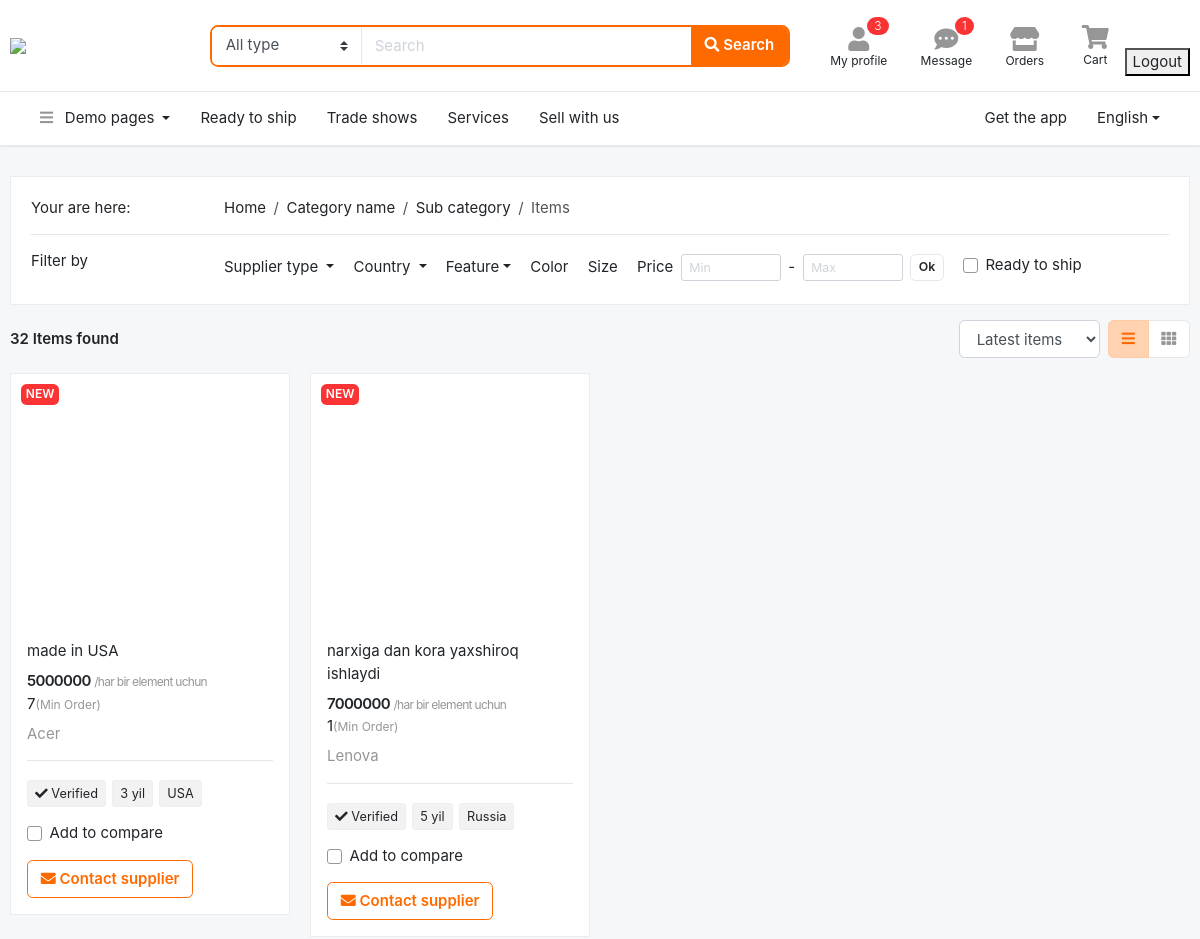
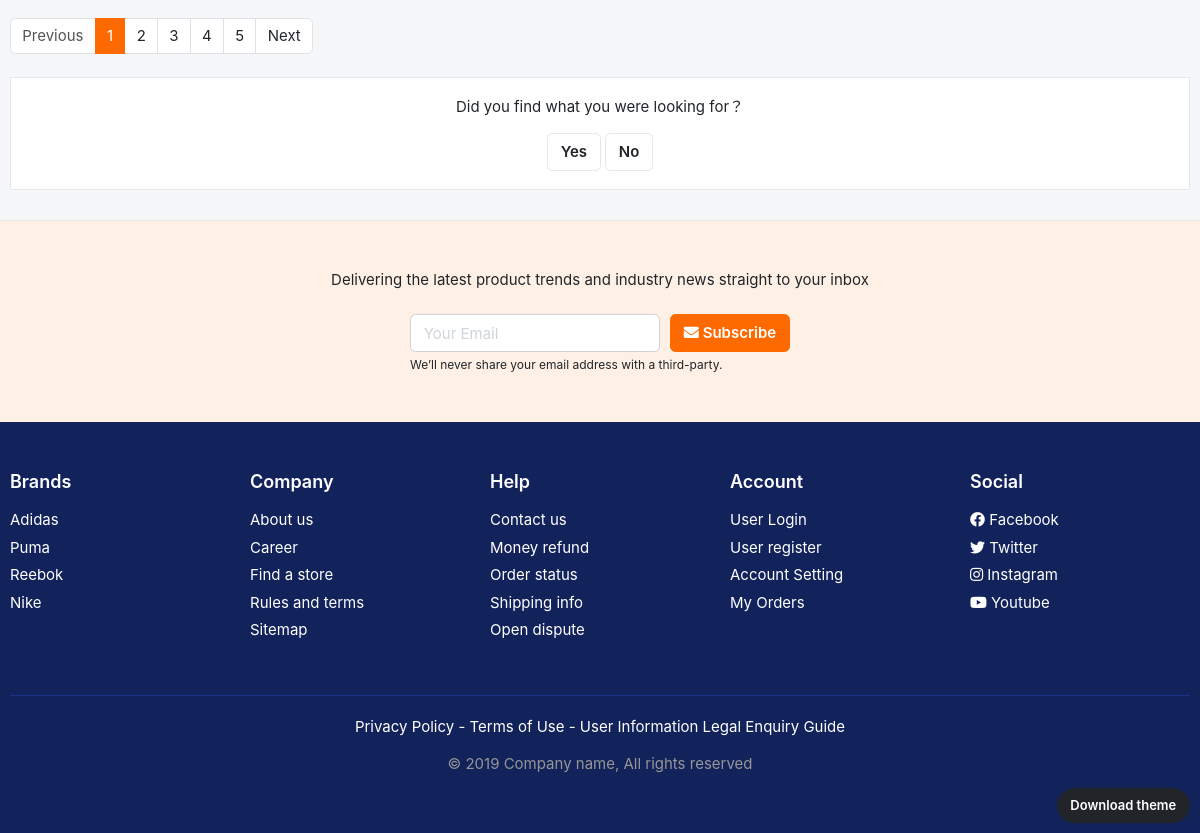
Screenshot of /asosiy/1/mahsulotlar/ (signed in) with the database file from the repository (2 pictures, top to bottom).
### asosiy/models.py (models this page shows, shortened)
class Mahsulot(models.Model):
    nom = models.CharField(max_length=50)
    narx = models.PositiveSmallIntegerField()
    min_miqdor = models.PositiveSmallIntegerField(default=1)
    bolim = models.ForeignKey(Bolim, on_delete=models.CASCADE)
    davlat = models.CharField(max_length=60)
    brend = models.CharField(max_length=60)
    yetkazish = models.CharField(max_length=60)
    mavjud = models.BooleanField(default=True)
    matn = models.TextField()
    kafolat = models.CharField(max_length=50)
    chegirma = models.PositiveSmallIntegerField(default=0)

### asosiy/views.py (the view)
# urls.py: path('<int:pk>/mahsulotlar/', MahsulotlarView.as_view(), name='mahsulotlar'),
class MahsulotlarView(View):
    def get(self, request, pk):
        if request.user.is_authenticated:
            content = {
                'mahsulotlar': Mahsulot.objects.filter(bolim__id=pk),
            }
            return render(request, 'page-listing-grid.html', content)
        return redirect('/')

### templates/page-listing-grid.html (shortened to what this page needs)
{% extends 'header.html' %}
{%block content %}
<section class="section-content padding-y">
<div class="container">
<div class="card mb-3">
	<div class="card-body">
<div class="row">
	<div class="col-md-2"> Your are here: </div>
	<nav class="col-md-8">
	<ol class="breadcrumb">
	    <li class="breadcrumb-item"><a href="#">Home</a></li>
	    <li class="breadcrumb-item"><a href="#">Category name</a></li>
	    <li class="breadcrumb-item"><a href="#">Sub category</a></li>
	    <li class="breadcrumb-item active" aria-current="page">Items</li>
	</ol>
	</nav>
</div>
<hr>
<div class="row">
	<div class="col-md-2">Filter by</div>
	<div class="col-md-10">
		<ul class="list-inline">
		  <li class="list-inline-item mr-3 dropdown"><a href="#" class="dropdown-toggle" data-toggle="dropdown">   Supplier type </a>
	      </li>
	      <li class="list-inline-item mr-3 dropdown">
	      	<a href="#" class="dropdown-toggle" data-toggle="dropdown">  Country </a>
	      </li>
		  <li class="list-inline-item mr-3 dropdown">
		  	<a href="#" class="dropdown-toggle" data-toggle="dropdown">Feature</a>
		  </li>
		  <li class="list-inline-item mr-3"><a href="#">Color</a></li>
		  <li class="list-inline-item mr-3"><a href="#">Size</a></li>
		  <li class="list-inline-item mr-3">
		  	<div class="form-inline">
		  		<label class="mr-2">Price</label>
				<input class="form-control form-control-sm" placeholder="Min" type="number">
					<span class="px-2"> - </span>
				<input class="form-control form-control-sm" placeholder="Max" type="number">
				<button type="submit" class="btn btn-sm btn-light ml-2">Ok</button>
			</div>
		  </li>
		  <li class="list-inline-item mr-3">
		  	<label class="custom-control mt-1 custom-checkbox">
			  <div class="custom-control-label">Ready to ship
			  </div>
			</label>
		  </li>
		</ul>
	</div>
</div>
	</div>
</div>
<header class="mb-3">
		<div class="form-inline">
			<strong class="mr-md-auto">32 Items found </strong>
			<select class="mr-2 form-control">
				<option>Latest items</option>
			</select>
			<div class="btn-group">
				<a href="page-listing-grid.html" class="btn btn-light active" data-toggle="tooltip" title="List view">
					<i class="fa fa-bars"></i></a>
				<a href="page-listing-large.html" class="btn btn-light" data-toggle="tooltip" title="Grid view">
					<i class="fa fa-th"></i></a>
			</div>
		</div>
</header>
<div class="row">
	{% for i in mahsulotlar %}
	<div class="col-md-3">
		<figure class="card card-product-grid">
			<div class="img-wrap">
				<span class="badge badge-danger"> NEW </span>
			</div>
			<figcaption class="info-wrap">
					<a href="#" class="title mb-2">{{i.matn}}</a>
					<div class="price-wrap">
						<span class="price">{{i.narx}}</span>
						<small class="text-muted">/har bir element uchun</small>
					</div>
					<p class="mb-2">{{i.min_miqdor}}<small class="text-muted">(Min Order)</small></p>
					<p class="text-muted ">{{i.brend}}</p>
					<hr>
					<p class="mb-3">
						<span class="tag"> <i class="fa fa-check"></i> Verified</span>
						<span class="tag">{{i.kafolat}}</span>
						<span class="tag">{{i.davlat}}</span>
					</p>
					<label class="custom-control mb-3 custom-checkbox">
					  <div class="custom-control-label">Add to compare
					  </div>
					</label>
					<a href="#" class="btn btn-outline-primary"> <i class="fa fa-envelope"></i> Contact supplier </a>
			</figcaption>
		</figure>
	</div>
	{%endfor%}
</div>
<nav class="mb-4" aria-label="Page navigation sample">
  <ul class="pagination">
    <li class="page-item disabled"><a class="page-link" href="#">Previous</a></li>
    <li class="page-item active"><a class="page-link" href="#">1</a></li>
    <li class="page-item"><a class="page-link" href="#">2</a></li>
    <li class="page-item"><a class="page-link" href="#">3</a></li>
    <li class="page-item"><a class="page-link" href="#">4</a></li>
    <li class="page-item"><a class="page-link" href="#">5</a></li>
    <li class="page-item"><a class="page-link" href="#">Next</a></li>
  </ul>
</nav>
<div class="box text-center">
	<p>Did you find what you were looking for？</p>
	<a href="" class="btn btn-light">Yes</a>
	<a href="" class="btn btn-light">No</a>
</div>
</div>
</section>
<section class="padding-y-lg bg-light border-top">
<div class="container">
<p class="pb-2 text-center">Delivering the latest product trends and industry news straight to your inbox</p>
<div class="row justify-content-md-center">
	<div class="col-lg-4 col-sm-6">
<form class="form-row">
		<div class="col-8">
		<input class="form-control" placeholder="Your Email" type="email">
		</div>
		<div class="col-4">
		<button type="submit" class="btn btn-block btn-warning"> <i class="fa fa-envelope"></i> Subscribe </button>
		</div>
</form>
<small class="form-text">We’ll never share your email address with a third-party. </small>
	</div>
</div>
</div>
</section>
<footer class="section-footer bg-secondary">
	<div class="container">
		<section class="footer-top padding-y-lg text-white">
			<div class="row">
				<aside class="col-md col-6">
					<h6 class="title">Brands</h6>
					<ul class="list-unstyled">
						<li> <a href="#">Adidas</a></li>
						<li> <a href="#">Puma</a></li>
						<li> <a href="#">Reebok</a></li>
						<li> <a href="#">Nike</a></li>
					</ul>
				</aside>
				<aside class="col-md col-6">
					<h6 class="title">Company</h6>
					<ul class="list-unstyled">
						<li> <a href="#">About us</a></li>
						<li> <a href="#">Career</a></li>
						<li> <a href="#">Find a store</a></li>
						<li> <a href="#">Rules and terms</a></li>
						<li> <a href="#">Sitemap</a></li>
					</ul>
				</aside>
				<aside class="col-md col-6">
					<h6 class="title">Help</h6>
					<ul class="list-unstyled">
						<li> <a href="#">Contact us</a></li>
						<li> <a href="#">Money refund</a></li>
						<li> <a href="#">Order status</a></li>
						<li> <a href="#">Shipping info</a></li>
						<li> <a href="#">Open dispute</a></li>
					</ul>
				</aside>
				<aside class="col-md col-6">
					<h6 class="title">Account</h6>
					<ul class="list-unstyled">
						<li> <a href="#"> User Login </a></li>
						<li> <a href="#"> User register </a></li>
						<li> <a href="#"> Account Setting </a></li>
						<li> <a href="#"> My Orders </a></li>
					</ul>
				</aside>
				<aside class="col-md">
					<h6 class="title">Social</h6>
					<ul class="list-unstyled">
						<li><a href="#"> <i class="fab fa-facebook"></i> Facebook </a></li>
						<li><a href="#"> <i class="fab fa-twitter"></i> Twitter </a></li>
						<li><a href="#"> <i class="fab fa-instagram"></i> Instagram </a></li>
						<li><a href="#"> <i class="fab fa-youtube"></i> Youtube </a></li>
					</ul>
				</aside>
			</div>
		</section>
		<section class="footer-bottom text-center">
				<p class="text-white">Privacy Policy - Terms of Use - User Information Legal Enquiry Guide</p>
				<p class="text-muted"> &copy 2019 Company name, All rights reserved </p>
				<br>
		</section>
	</div>
</footer>
{%endblock%}

### static/css/ui.css (style rules this page uses)
html { font-family:'Inter', sans-serif;font-size:15px }
.img-wrap { text-align:center;display:block }
.price-wrap { letter-spacing:-0.7px }
.padding-y { padding-top:30px;padding-bottom:30px }
.padding-y-lg { padding-top:48px;padding-bottom:48px }
figure { margin-bottom:0 }
.section-footer ul li { margin-bottom:5px }
.section-footer ul a { color:inherit }
.section-footer .title { font-weight:600;margin-bottom:16px;font-size:18px }
.footer-bottom { padding-top:20px;padding-bottom:20px;border-top:1px solid #1a3286 }
.btn-light { background-color:#fff;border-color:#e5e7ea }
.btn-light i { color:#969696 }
.btn-light.active i { color:#ff6a00 }
.list-inline { margin-bottom:0 }
.list-inline-item { vertical-align:middle }
[class*="list-"] li:after { visibility:hidden;display:block;content:"";overflow:hidden;height:0;clear:both }
[class*='card-product'] a.title { color:#212529;display:block }
[class*='card-product'] .img-wrap .badge { top:10px;left:10px;position:absolute }
[class*='card-product'] p { margin-bottom:0 }
[class*='card-product'] .img-wrap { overflow:hidden;position:relative }
.card-product-grid { margin-bottom:20px }
.card-product-grid .img-wrap { height:250px }
.card-product-grid .info-wrap { overflow:hidden;padding:16px }
.card .img-wrap { overflow:hidden }
.tag { display:inline-block;padding:3px 7px;background:#f2f2f2;border:1px solid #eee;border-radius:3px;margin-top:4px;margin-right:2px;font-size:85% }
.price { font-weight:600;color:#212529 }
.box { padding:18px;background:#fff;border:1px solid #e5e7ea }
.form-inline input[type='number'] { max-width:100px }
body { background-color:#f6f7f9 }

### rows the page displays
Mahsulot: matn "made in USA", narx "5000000", min_miqdor "7", brend "Acer", kafolat "3 yil", davlat "USA"
Mahsulot: matn "narxiga dan kora yaxshiroq ishlaydi", narx "7000000", min_miqdor "1", brend "Lenova", kafolat "5 yil", davlat "Russia"
